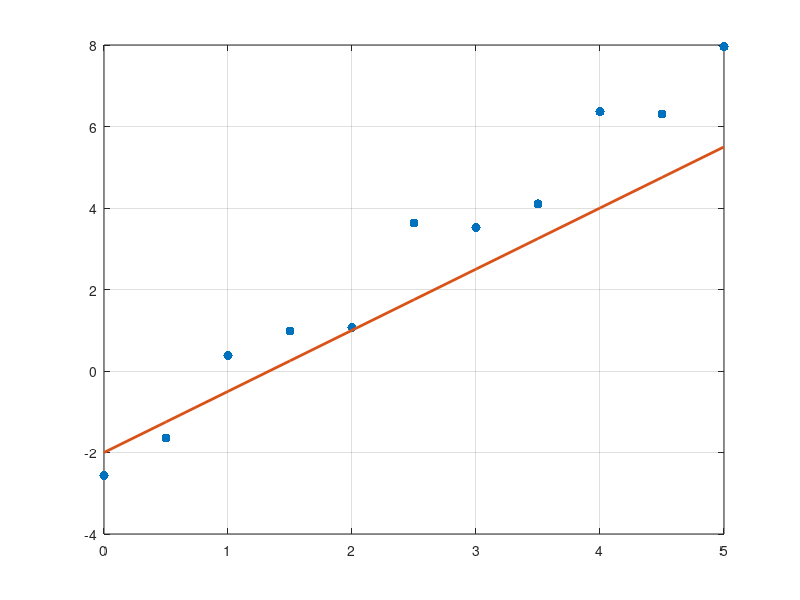
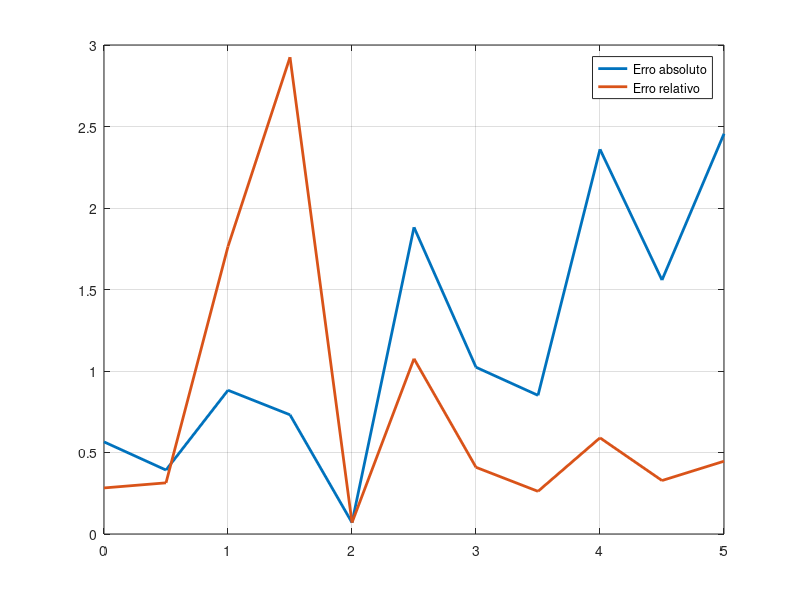
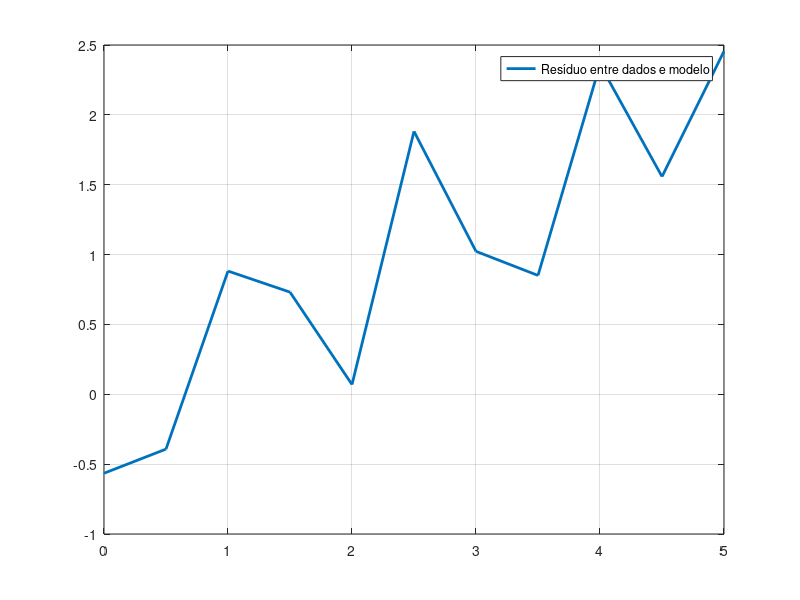

Write the MATLAB code that produced these figures, in order.
close all
clear all
clc

% Dados
 D=[0.00000  -2.56523;
   0.50000  -1.64232;
   1.00000   0.38203;
   1.50000   0.98125;
   2.00000   1.06984;
   2.50000   3.63175;
   3.00000   3.52313;
   3.50000   4.10069;
   4.00000   6.36026;
   4.50000   6.30806;
   5.00000   7.95548];

 %Modelo 
 % y=(3/2)x-2
 
 y=D(:,1)*1.5-2
 

%Plota os dados
plot(D(:,1), D(:,2),".","markersize",20);
hold on

%Plota o modelo
plot(D(:,1), y,"linewidth",2);
grid on

%Erro absoluto
EA=abs(D(:,2)-y)
EA_medio=mean(EA)
EA_max=max(EA)
figure
plot (D(:,1),EA,'linewidth',2)
hold on

%Erro relativo
ER=abs(EA./y)
ER_medio=mean(ER)
ER_max=max(ER)
plot (D(:,1),ER,'linewidth',2)
grid on
legend('Erro absoluto','Erro relativo')


%c) O erro apresenta alguma tendência em relação ao modelo? Qual? 

% Resposta- O erro apresenta uma tendência de incremento em relação ao modelo calculado.
% O que também pode ser observado na análise dos resíduos conforme abaixo:


resid = D(:,2)-y

figure
plot (D(:,1),resid,'linewidth',2)
grid on

legend('Resíduo entre dados e modelo')



